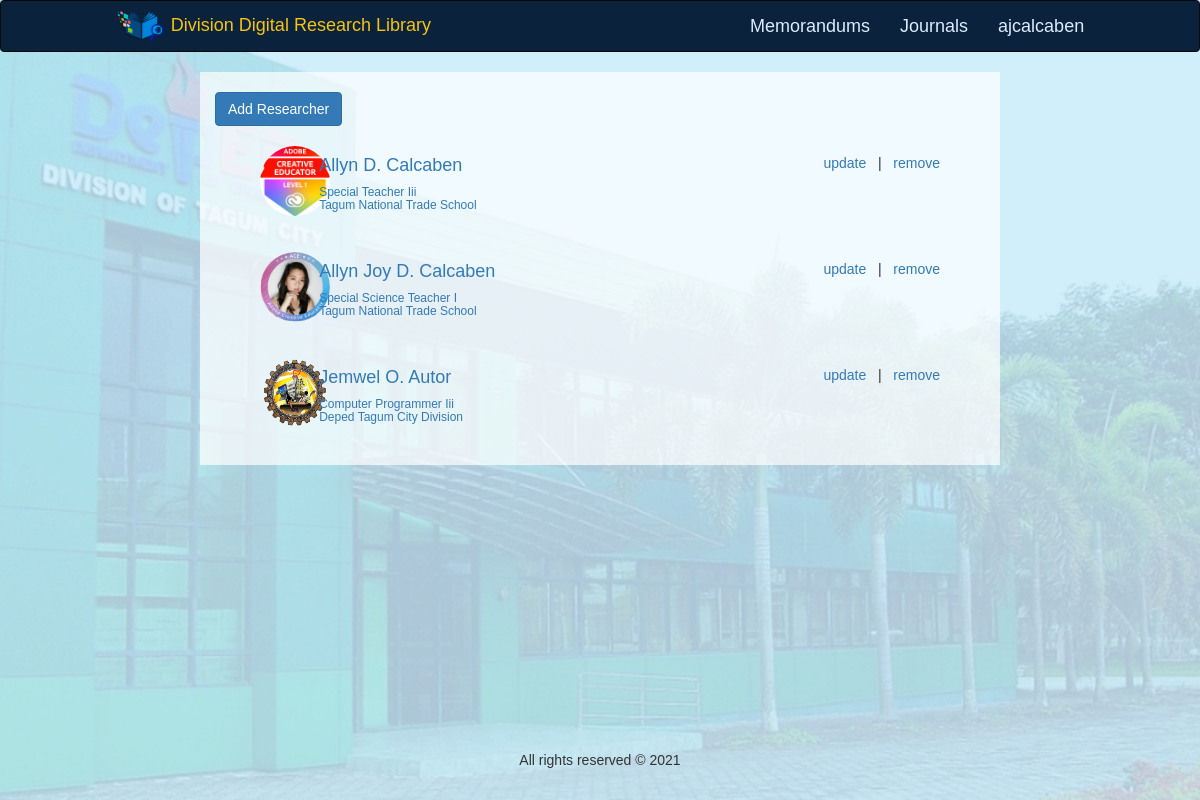
Screenshot of /pages/researcher_list.php (signed in) with the database file from the repository.
### tables this page shows
CREATE TABLE `researcher` (
  `researcher_id` int(255) NOT NULL,
  `researcher_user_id` int(255) DEFAULT NULL,
  `researcher_first_name` varchar(1024) NOT NULL,
  `researcher_middle_name` varchar(1024) NOT NULL,
  `researcher_last_name` varchar(1024) NOT NULL,
  `researcher_office` varchar(1024) NOT NULL,
  `researcher_designation` varchar(1024) NOT NULL,
  `researcher_profile_picture` varchar(1024) NOT NULL,
  `researcher_email` varchar(1024) NOT NULL
);

### pages/researcher_list.php (the view, shortened to what this page needs)
<?php
include "../database/db_config.php";
?>
<DOCTYPE! html>
<html>
	<head>
		<link rel="stylesheet" href="https://cdnjs.cloudflare.com/ajax/libs/font-awesome/4.7.0/css/font-awesome.min.css">
		<link rel="stylesheet" type="text/css" href="../bootstrap-3.3.7-dist/css/bootstrap.css">
		<link rel="stylesheet" type="text/css" href="../bootstrap-3.3.7-dist/css/bootstrap.min.css">
		<link rel="stylesheet" type="text/css" href="../css/body_css.css">
        <link rel="stylesheet" type="text/css" href="../css/footer_css.css">
        <link rel="stylesheet" type="text/css" href="../css/nav_css.css">
	</head>
	<body class="bg-light">
		<nav class="navbar navbar-inverse" >
		  	<div class="container-fluid col-md-10 col-md-offset-1">
			    <div class="navbar-header">
			      	<a class="navbar-brand nav_title_a" href="homepage.php">
			      		<span><img src="../images/logo1.png" height="30px" width="50px"></span>
			      			<span class="title_brand_nav"> Division Digital Research Library </span>
			      	</a>
			    </div>
			    <ul class="nav navbar-nav navbar-right">
			    	<li class="title_brand"><a class="title_brand" href="memorandum.php">Memorandums</a></li>
			    	<li class="title_brand"><a class="title_brand" href="journals.php">Journals</a></li>
                    <li class="dropdown title_brand">
                        <a href="#" class="dropbtn title_brand"><?= $_SESSION['user'] ?></a>
                    </li>
			    </ul>
		  	</div>
		</nav>
		<div class="container-fluid text-center">
		  	<div class="row content">
			    <div class="col-sm-2 sidenav">
			    </div>
			     <div class="col-sm-8 center-div body_middle">
			      	<div class="center_content" >
				    	<br>
						<div class="text-justify">
							<button type="button" class="btn btn-primary " data-toggle="modal" data-target="#AddResearcherModal" data-whatever="AddResearcher">
								Add Researcher
							</button>
						</div>
						<br>
						<?php
						$query = "SELECT * FROM researcher ORDER BY researcher_first_name";
						if ($result = $db->query($query)) {
							$profileDir = "../images/profile_pictures/";
							$defaultImg = "default_profile_picture.jpg";
							while ($row = $result->fetch_assoc()) {
								$userFullname = $row['researcher_first_name']." ".$row['researcher_middle_name'][0].". ".$row['researcher_last_name'];
								$userImage = empty($row['researcher_profile_picture']) ? $defaultImg : $row['researcher_profile_picture'];
								echo "
									<div class=\"col-sm-12 text-justify\" >
										<a href=\"user_profile_researcher.php?id=".$row['researcher_id']."\">
											<div class=\"col-sm-12\">
												<div class=\"col-sm-1\" >
													<img class=\"img-circle\" src=\"".$profileDir.$userImage."\" alt=\"".$userFullname."\" width=\"70px\" height=\"70px\">
												</div>
												<div class=\"col-sm-7 \" style=\" \">
													<p class=\"h4\" style=\" \">
														".ucwords(strtolower($userFullname))."
													</p>
													<p class=\"h6\">
														".ucwords(strtolower($row['researcher_designation']))."
														<br>
														".ucwords(strtolower($row['researcher_office']))."
														<br>
													</p>
												</div>
												<div class=\"col-sm-4 text-right h5\" style=\" \">
													<a href=\"#UpdateResearcherModal\" data-toggle=\"modal\" data-target=\"#UpdateResearcherModal".$row['researcher_id']."\" data-whatever=\"UpdateResearcher\">update</a>
													&nbsp;&nbsp;|&nbsp;&nbsp;
													<a href=\" \">remove</a>
												</div>
											</div>
										</a>
										<p> &nbsp;</p>
									</div>
								";
						?>
				      	<?php
				      		}
						} else {
							echo "<p> No users yet.</p>";
						}
						?>
					</div>
			    </div>
			    <div class="col-sm-2 sidenav">
			    </div>
		  </div>
		</div>
		<footer class="container-fluid text-center mt-auto">
  			<p>All rights reserved &copy; 2021</p>
		</footer>
	</body>
</html>

### css/body_css.css (style rules this page uses)
body { margin: 0; font-family: Arial, Helvetica, sans-serif; background-color: #f0f0ff; background-image: url('../images/bg2.png'); background-position: center; background-repeat: no-repeat; background-size: cover; }
.navbar-header, nav, .navbar { color: black; }
.navbar { background-color: #0a223c; }
.nav_title_a { margin-top: -5px; }
.title_brand_nav, .nav { font: Helvetica; color: #f5c412; }
.title_brand { font: Helvetica; color: #f5c412; font-size: 18px; }
li.title_brand a.title_brand { font: Helvetica; color: #daecff; font-size: 18px; }
.body_middle { background: rgba(255, 255, 255, 0.7) }

### css/footer_css.css (style rules this page uses)
footer { position: absolute; bottom: 0; width: 100%; height: 50px; }

### css/nav_css.css (style rules this page uses)
body { margin: 0; font-family: Arial, Helvetica, sans-serif; }

### rows the page displays
researcher: researcher_profile_picture (picture), userFullname "Allyn D. Calcaben", researcher_designation "Special Teacher Iii", researcher_office "Tagum National Trade School"
researcher: researcher_profile_picture (picture), userFullname "Allyn Joy D. Calcaben", researcher_designation "Special Science Teacher I", researcher_office "Tagum National Trade School"
researcher: researcher_profile_picture (picture), userFullname "Jemwel O. Autor", researcher_designation "Computer Programmer Iii", researcher_office "Deped Tagum City Division"

### other values shown
$_SESSION['user'] "ajcalcaben"
